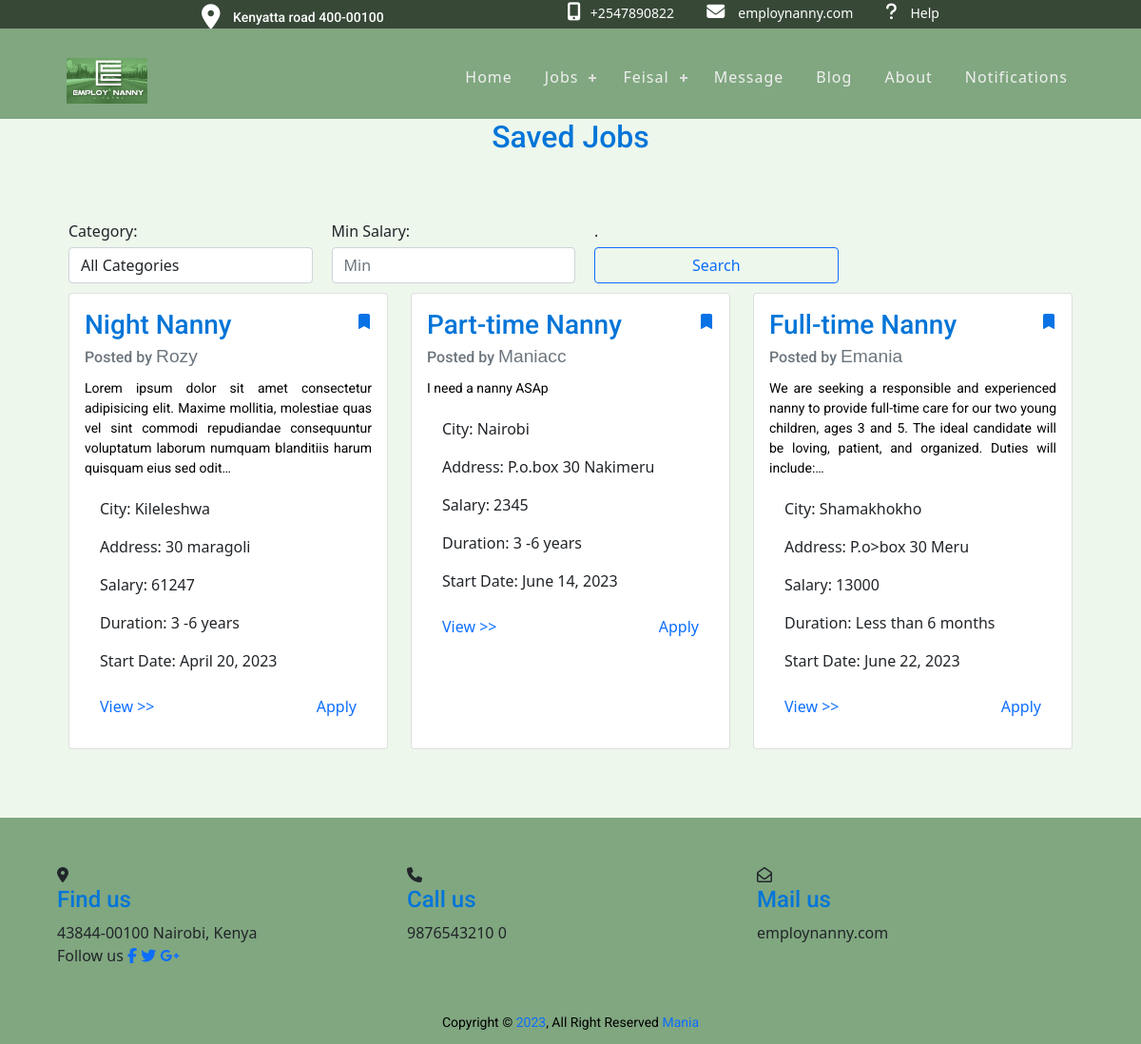
Page /saved_jobs/ (signed in) on the committed database.
### jobapp/models.py (models this page shows, shortened)
class SavedJobModel(models.Model):
    user = models.ForeignKey(User, on_delete=models.CASCADE)
    job = models.ForeignKey(jobModel, on_delete=models.CASCADE)
    class Meta:
        unique_together = ['user', 'job']

class jobModel(models.Model):
    employer = models.ForeignKey(User, on_delete=models.CASCADE)
    category = models.CharField(max_length=100, choices=CATEGORIES)
    city = models.CharField(max_length=100, choices=LOCATION_NAMES)
    addresss = models.CharField(max_length=100)
    salary = models.IntegerField()
    language = models.CharField(max_length=100)
    nanny_age = models.CharField(max_length=100, choices=AGE_GROUP_CHOICES)
    hours_per_day = models.IntegerField(default=2)
    start_date = models.DateField()
    years_of_experience = models.IntegerField(default=0)
    duration = models.CharField(
        max_length=100, choices=CONTRACT_DURATION, default="1 - 2 years")
    date_posted = models.DateTimeField(auto_now_add=True)
    job_description = models.TextField(blank=True)
    days_off = models.CharField(
        max_length=100, choices=DAYS_OFF_CHOICES, default='Every weekend')
    leave_available = models.BooleanField(choices=LEAVE_CHOICES, default=False)
    vacation_days_per_year = models.CharField(
        max_length=100, choices=VACATION_CHOICES, default='Two weeks')

### jobapp/views.py (the view)
# urls.py: path('saved_jobs/', views.show_saved_jobs, name='saved_jobs'),
@login_required
def show_saved_jobs(request):
    user = request.user
    saved_jobs = SavedJobModel.objects.filter(user=user)
    user = request.user
    jobs = jobModel.objects.all()
    job_ids = [job.id for job in jobs]
    try:
        saved_jobs = SavedJobModel.objects.filter(job__id__in=job_ids, user=user)
    except:
        saved_jobs = SavedJobModel.objects.filter(job__id__in=job_ids)
    saved_job_ids = [saved_job.job.id for saved_job in saved_jobs]
    category_query = request.GET.get('category')
    salary_min = request.GET.get('salary_min')
    if category_query:
        saved_jobs = saved_jobs.filter(job__category__iexact=category_query)
    if salary_min:
        saved_jobs = saved_jobs.filter(job__salary__gte=Decimal(salary_min))
    context = {'saved_jobs': saved_jobs, 'categories': CATEGORIES, 'salary_min': salary_min, 'user': user, 'saved_job_ids': saved_job_ids}
    return render(request, 'jobapp/saved_jobs.html', context)

### jobapp/templatetags/jobapp_tags.py (called while the page is built)
@register.filter(name='has_group')
def has_group(user, group_name):
    return user.groups.filter(name=group_name).exists()

### jobapp/templates/jobapp/saved_jobs.html (shortened to what this page needs)
{% extends 'jobapp/base.html' %} {% block content %}{% load jobapp_tags%}
<h2 class="text-center">Saved Jobs</h2>
<div class="container" style="max-width: 90%">
<form method="GET">
  <div class="form-row">
    <div class="form-group col-md-3">
      <label for="category">Category:</label>
      <select id="category" name="category" class="form-control">
        <option value="">All Categories</option>
      </select>
    </div>
    <div class="form-group col-md-3">
      <label for="salary_min">Min Salary:</label>
      <input type="number" class="form-control" id="salary_min" name="salary_min" placeholder="Min" value="{{ salary_min }}">
    </div>
  <div class="form-group col-md-3">
          <label for="salary_min">.</label>
    <button type="submit" class="btn btn-outline-primary btn-block">Search</button>
    </div>
  </div>
</form>
  <div class="row justify-content-center mb-4 px-6">
    {% for job in saved_jobs %}
    <div class="col-md-4 mb-4">
      <div class="card h-100">
        <div class="card-body">
          <span class="d-flex justify-content-between align-items-center">
            <h3 >{{ job.job.category }}</h3>
            {% if user.is_authenticated %}
            <a class="mb-3" style="color: rgb(9, 115, 229);" href="{% url 'delete_saved_job' job.job.id %}"> <i id="save_job" class="bi bi-bookmark-fill"></i></a>
            {% endif %}
          </span>
          <h6 class="card-subtitle mb-2 text-muted">
            Posted by <span class="employer">{{ job.job.employer.username }}</span>
          </h6>
          <p class="card-text">{{ job.job.job_description|truncatechars:200 }}</p>
          <ul class="list-group list-group-flush">
            <li class="list-group-item">City: {{ job.job.city }}</li>
            <li class="list-group-item">Address: {{ job.job.addresss }}</li>
            <li class="list-group-item">Salary: {{ job.job.salary }}</li>
            <li class="list-group-item">Duration: {{ job.job.duration }}</li>
            <li class="list-group-item">Start Date: {{ job.job.start_date }}</li>
          </ul>
          <div class="card-body d-flex justify-content-between align-items-end">
            {% if request.user|has_group:'employer'%}
              <a
              href="{% url 'job_detail' job_id=job.job.pk %}"
              class="card-link float-left"
              >Public View  >></a
            >
            {% else %}
            <a
              href="{% url 'job_detail' job_id=job.job.pk %}"
              class="card-link float-left "
              >View >></a
            >
            <a
              href="{% url 'apply_for_job' job_id=job.job.pk %}"
              class="card-link ml-auto"
              >Apply</a
            >
            {% endif %}
          </div>
        </div>
      </div>
    </div>
    {% if forloop.counter|divisibleby:3 %}
  </div>
  <div class="row justify-content-center">{% endif %} {% endfor %}</div>
</div>
{% endblock %}

### jobapp/templates/jobapp/header.html (shortened to what this page needs)
{% load static %}
{%load jobapp_tags%}
<header>
  <div class="header-top hidden-xs">
    <div class="container">
      <div class="row">
        <div class="col-md-5 col-sm-12 right_info">
          <p><i class="fa fa-map-marker"></i> Kenyatta road 400-00100</p>
        </div>
        <div class="col-md-7 col-sm-12 left_info">
          <ul>
            <li><i class="fa fa-mobile-alt"></i><a href="0740743521">+2547890822</a></li>
            <li>
              <i class="fa fa-envelope" aria-hidden="true"></i>
              <a href="home">employnanny.com</a>
            </li>
<i class="fa fa-question" aria-hidden="true"></i>
              <a href="{% url 'help' %}">Help</a>
          </ul>
        </div>
      </div>
    </div>
  </div>
  <div class="header-main">
    <div class="head_container">
      <nav id="cssmenu">
        <div class="logo">
          <a href="{% url 'home' %}">
            <img class="logo3" src="{% static 'images/logo.jpg' %}" alt="P" />
          </a>
        </div>
        <ul>
          <li class=""><a href="{% url 'home' %}">Home</a></li>
          <li>
  <a href="#">Jobs</a>
</li>
           <li>
            <a href="#" class="username">
              {% if user.is_authenticated %}
                {{ user.username }}
              {% else %}
                Account
              {% endif %}
            </a>
          </li>
          {% if user.is_authenticated%}
          <li><a href="{% url 'chat_list' %}" >Message</a></li>
          {% endif %}
<li><a href="{% url 'blogpost_home' %}">Blog</a></li>
               <li><a href="{%url 'about_us'%}">About</a></li>
<li><a href="{% url 'notification_list' %}" >Notifications</a></li>
        </ul>
      </nav>
    </div>
  </div>
</header>

### static/css/base.css (style rules this page uses)
p { color: black; font-family: 'Roboto', sans-serif; }
:root { --background-color: #ffffff; --text-color: #000000; }

### static/css/registration.css (style rules this page uses)
::placeholder { color: #969fa4; }
p { text-align: center; font-size: 14px; color: #090a09; margin: 12px 0; }
form { padding-top: 60px; }

### static/css/header.css (style rules this page uses)
h1, h2, h3, h4, h5 { color: #0275d8; font-family: 'Roboto', sans-serif; }
h6 { font-family: 'Roboto', sans-serif; }
a, a:hover, a:focus, a:active { text-decoration: none; outline: none; }
body { background-color: rgb(237, 247, 236); }
header { background: rgb(128, 167, 128); height: 125px; }
.head_container { width: 90%; margin: 0 auto; }
ul { margin: 0; padding: 0; list-style: none; }
header { position: relative; width: 100%; background: rgb(128, 167, 128); z-index: 99; }
.header-top { padding: 1px 0px 1px 0px; background: rgba(0, 0, 0, 0.57); }
.left_info ul li { display: inline-block; margin-right: 30px; }
.left_info a { color: #fffefe; font-size: 14px; font-weight: 500; }
.left_info i.fa { font-size: 19px; color: #fff; padding-right: 10px; }
.right_info p { color: #fff; font-size: 14px; font-weight: 500; line-height: 20px; margin: 0; }
.left_info { text-align: right; }
.right_info i.fa { font-size: 26px; margin-right: 10px; position: relative; bottom: -4px; }
.header-main { padding: 21px 0; border-top: 1px solid #424242; }
nav#cssmenu ul { float: right; margin-top: 13px; }
.logo { position: relative; z-index: 123; padding: 10px; font: 18px verdana; color: #6ddb07; float: left; }
.logo img { max-width: 170px; }
.logo a { color: #6ddb07; }
#cssmenu, #cssmenu ul, #cssmenu ul li, #cssmenu ul li a, #cssmenu #head-mobile { border: 0; list-style: none; line-height: 1; display: block; position: relative; -webkit-box-sizing: border-box; -moz-box-sizing: border-box; box-sizing: border-box; }
#cssmenu:after, #cssmenu > ul:after { content: "."; display: block; clear: both; visibility: hidden; line-height: 0; height: 0; }
#cssmenu > ul > li { float: left; }
#cssmenu > ul > li > a { padding: 9px 17px; font-size: 16px; letter-spacing: 1px; text-decoration: none; color: #efefef; }
#cssmenu > ul > li.has-sub > a { padding-right: 30px; }
#cssmenu > ul > li.has-sub > a:after { position: absolute; top: 17px; right: 11px; width: 8px; height: 2px; display: block; background: #ddd; content: ""; }
#cssmenu > ul > li.has-sub > a:before { position: absolute; top: 14px; right: 14px; display: block; width: 2px; height: 8px; background: #ddd; content: ""; -webkit-transition: all 0.25s ease; -ms-transition: all 0.25s ease; transition: all 0.25s ease; }
.username { text-transform: capitalize; }

### static/css/home.css (style rules this page uses)
img { width: 100%; }
.logo3 { height: 50%; width: 50%; }

### static/css/nannyDetails.css (style rules this page uses)
.container { margin-right: auto; margin-left: auto; max-width: 800px; }
.form-group { display: flex; flex-direction: column; margin-right: 10px; margin-bottom: 10px; width: 45%; }
.form-group:last-child { margin-right: 0; }
.row { display: flex; flex-wrap: wrap; }
label { margin-bottom: 5px; }

### static/css/aboutus.css (style rules this page uses)
p { text-align: justify; color: black }

### static/css/payment_home.css (style rules this page uses)
.d-flex { display: flex; }
.align-items-center { align-items: center; }
.justify-content-center { justify-content: center; }

### jobapp/templates/jobapp/saved_jobs.html (style rules this page uses)
.employer { font-size: 1.2rem; font-family: Arial, sans-serif; text-transform: capitalize; }
p { color:black; }

### rows in the picture
SavedJobModel: job.category "Night Nanny", job.employer.username "Rozy", job.job_description "Lorem ipsum dolor sit amet consectetur adipisicing elit. Maxime mollitia, molestiae quas vel sint commodi repudiandae consequuntur voluptatum laborum numquam blanditiis harum quisquam eius sed odit…", job.city "Kileleshwa", job.addresss "30 maragoli", job.salary "61247", job.duration "3 -6 years", job.start_date "April 20, 2023"
SavedJobModel: job.category "Part-time Nanny", job.employer.username "Maniacc", job.job_description "I need a nanny ASAp", job.city "Nairobi", job.addresss "P.o.box 30 Nakimeru", job.salary "2345", job.duration "3 -6 years", job.start_date "June 14, 2023"
SavedJobModel: job.category "Full-time Nanny", job.employer.username "Emania", job.job_description "We are seeking a responsible and experienced nanny to provide full-time care for our two young children, ages 3 and 5. The ideal candidate will be loving, patient, and organized. Duties will include:…", job.city "Shamakhokho", job.addresss "P.o>box 30 Meru", job.salary "13000", job.duration "Less than 6 months", job.start_date "June 22, 2023"

### other values in the picture
{{ user.username }} "Feisal"
